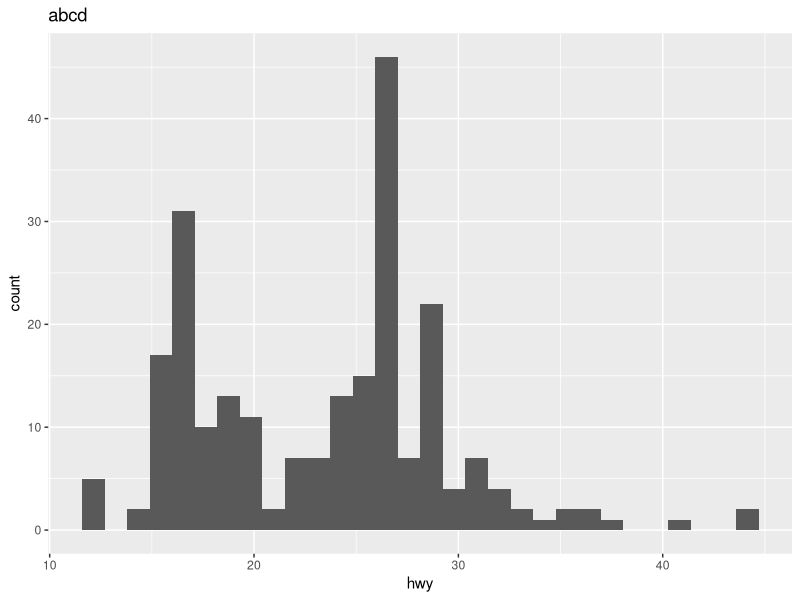
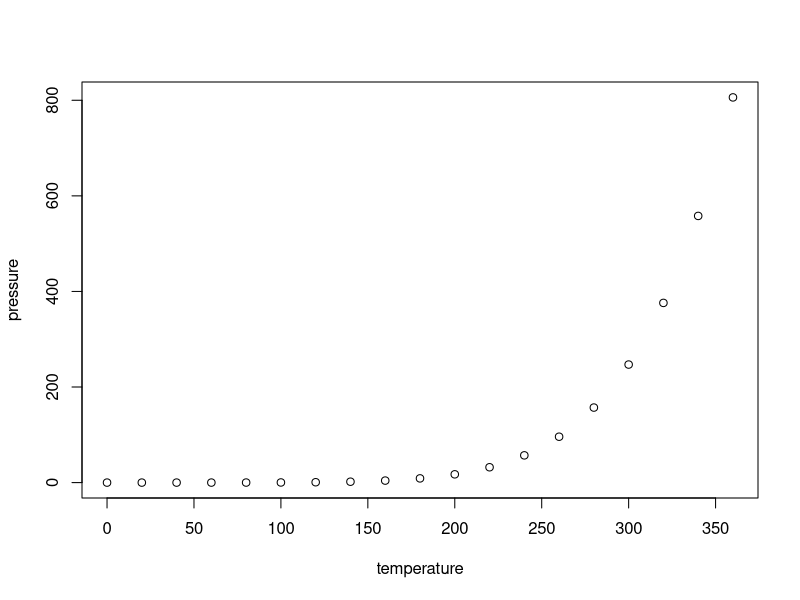

The R source for these figures, in order:
## ---- chunk 1
library(ggplot2)
ggplot(mpg, aes(x = hwy)) + geom_histogram() + labs(title = "abcd")
## ---- chunk 2
knitr::opts_chunk$set(echo = TRUE)
## ---- chunk 3
summary(cars)
## ---- chunk 4
plot(pressure)
